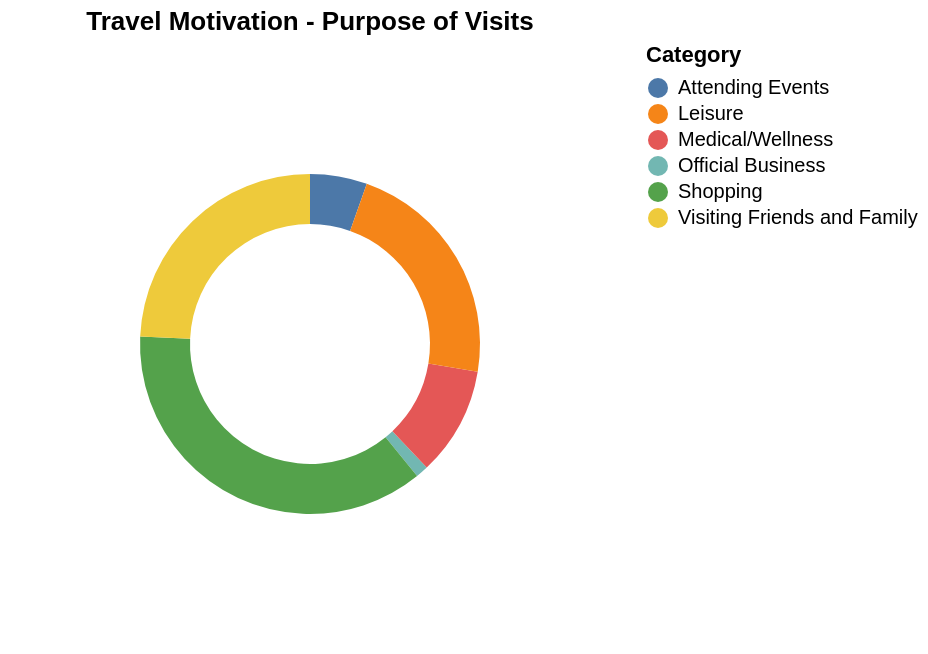

This figure's Vega-Lite source:
### Vega-Lite specification from a JSON file in a GitHub repository (floating-point values rounded to 4 significant figures)
{"$schema": "https://vega.github.io/schema/vega-lite/v5.json", "title": {"text": "Travel Motivation - Purpose of Visits", "fontSize": 13, "align": "center"}, "data": {"values": [{"Category": "Official Business", "Value": 1.2}, {"Category": "Attending Events", "Value": 5.4}, {"Category": "Medical/Wellness", "Value": 10.3}, {"Category": "Leisure", "Value": 22.1}, {"Category": "Shopping", "Value": 36.4}, {"Category": "Visiting Friends and Family", "Value": 24.2}]}, "encoding": {"color": {"field": "Category", "type": "nominal"}, "theta": {"field": "Value", "type": "quantitative"}, "tooltip": [{"field": "Category", "title": "Purpose of Visit"}, {"field": "Value", "title": "Percentage", "format": ".1f"}]}, "mark": {"type": "arc", "innerRadius": 60, "outerRadius": 85, "tooltip": true}}
